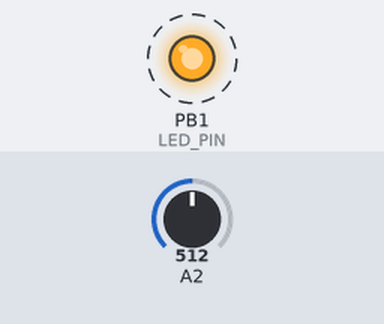
A sketch run on a simulated ATtiny85, built with avr-gcc and run on an emulated ATtiny85. On the bench: output pins drawn as LEDs (lit = HIGH). Dashed ring = blinking. The inputs (shaded band) are chosen by the test bench; at power-on: A2 = 512.

Above: at 0.9 s.
Timing chart, 0 to 3.9 s (numbered marks = the images above):
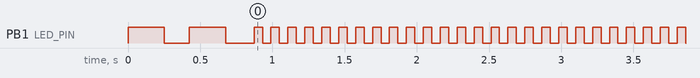

Measured:
- by itself, PB1 (LED_PIN): goes LOW 0.18 s, HIGH 0.25 s, LOW 0.20 s, 1101 × (HIGH 0.06 s, LOW 0.06 s), HIGH 0.06 s, then LOW

The sketch:

voltmeter.ino
```cpp
/* Voltage meter, send voltage via MSP (protocol)
 *  This routine runs on an ATTINY85 mcu
 *  Setup:
 *  ATtiny PB0    TX
 *  ATtiny PB2    RX
 *  ATtiny PB4    Analog input
 *  Current Rx & Tx buffers set at 32 bytes - see usiTwiSlave.h
 *
 *  <SoftSerial> adapted from <SoftwareSerial> for <TinyPinChange> library which allows sharing the Pin Change Interrupt Vector.
 *  Single difference with <SoftwareSerial>: add #include <TinyPinChange.h>  at the top of your sketch.
 *  RC Navy (2012): http://p.loussouarn.free.fr
 *
 *  Author:
 *      Roice Luo (Bing Luo)
 *  Date:
 *      2016.05.26  create this file
 */

#include <SoftwareSerial.h>     /* Allows Pin Change Interrupt Vector Sharing */
//#include <TinyPinChange.h>  /* Ne pas oublier d'inclure la librairie <TinyPinChange> qui est utilisee par la librairie <RcSeq> */

SoftwareSerial mySerial(2, 0); // RX, TX

#define SERIAL_BAUD_RATE        9600 //Adjust here the serial rate

#define MSP_BAT_STATUS          230     // command ID for MSP
#define LED_PIN               1         // ATtiny PB1
#define BAT_VOLT_PIN          4         // ATtiny PB4
#define ADC_CHANNEL_BAT_VOLT  2         // ATtiny PB4, ADC channel 2

bool led_status = false;      // true for ON, false for OFF
int adc_value;        // value of adc channel, 2 bytes
byte buf[20];
byte checksum;

void setup() {
  pinMode(LED_PIN, OUTPUT);             // for general DEBUG use
  pinMode(BAT_VOLT_PIN, INPUT);         // for measuring battery voltage
  Blink(LED_PIN, 2);                    // show it's alive
  // Init soft serial
  mySerial.begin(SERIAL_BAUD_RATE);
  mySerial.println("Hello Roice");  // not working until adding this line, confusing~
}

void loop() {
  // get analog channel value
  adc_value = analogRead(ADC_CHANNEL_BAT_VOLT);
  // prepare for MSP frame
  checksum = 0;
  buf[0] = '$';
  buf[1] = 'M';
  buf[2] = '<';
  buf[3] = 2; // 2 bytes of data
  checksum ^= buf[3];
  buf[4] = MSP_BAT_STATUS;
  checksum ^= buf[4];
  buf[5] = (byte)(adc_value & 0x00FF);
  checksum ^= buf[5];
  buf[6] = (byte)((adc_value >> 8) & 0x00FF);
  checksum ^= buf[6];
  buf[7] = checksum;
  // send
  mySerial.write(buf, 8);
  // 20 Hz
  Toggle(LED_PIN);
  delay(50); // 50 ms
 }

void Toggle(byte led){
  if (led_status){
    digitalWrite(led,LOW);
    led_status = false;
  }
  else{
    digitalWrite(led,HIGH);
    led_status = true;
  }
}

void Blink(byte led, byte times)
{
  for (byte i=0; i< times; i++)
  {
    digitalWrite(led,HIGH);
    led_status = true;
    delay (250);
    digitalWrite(led,LOW);
    led_status = false;
    delay (175);
  }
}
```
